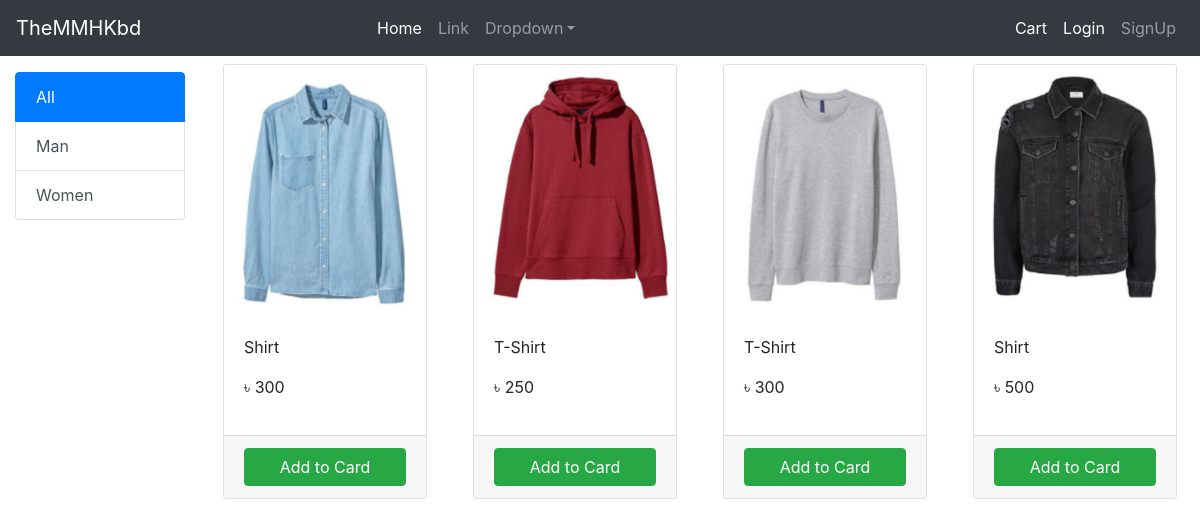
The page / on the database its author committed.
### store/models/category.py (models this page shows, shortened)
class Category(models.Model):
    name = models.CharField(max_length=25)
    @staticmethod
    def get_all_category():
        return Category.objects.all()

### store/models/product.py (models this page shows, shortened)
class Product(models.Model):
    name = models.CharField(max_length=50)
    price = models.IntegerField(default=0)
    description = models.TextField(max_length=500,null=True,blank=True)
    category = models.ForeignKey(Category,on_delete=models.CASCADE,default=1)
    image = models.ImageField(upload_to = 'products/')
    @staticmethod
    def get_all_products():
        return Product.objects.all()

### store/views.py (the view, shortened to what this page needs)
# urls.py: path('',Index.as_view(),name='home'),
class Index(View):
    def get(self,request):
        cart = request.session.get('cart')
        if not cart:
            request.session['cart'] = {}
        products = None
        categories = Category.get_all_category()
        categoryID = request.GET.get('category')
        if categoryID:
            products = Product.get_all_products_by_categoryid(categoryID)
        else:
            products = Product.get_all_products()
        context = {
            'products':products,
            'categorys':categories
        }
        print('your are: ',request.session.get('customer'))
        return render(request,'index.html',context)

### store/templatetags/cart.py (called while the page is built)
@register.filter(name='is_in_cart')
def is_in_cart(product,cart):
    keys = cart.keys()
    for id in keys:
        if int(id) == product.id:
            return True
    return False

@register.filter(name='currency')
def currency(number):
    return "৳ "+str(number)

### templates/index.html (shortened to what this page needs)
{% extends 'base.html' %}
{% block content %}
{% load cart %}
<div class="container-fluid">
    <div class="row">
        <div class="col-lg-2 mt-3 mx-auto">
            <div class="list-group">
                <a href="/" class="list-group-item list-group-item-action active">All</a>
                {% for category in categorys %}
                <a href="/?category={{category.id}}"
                    class="list-group-item list-group-item-action">{{ category.name }}</a>
                {% endfor %}
            </div>
        </div>
        <div class="col-lg-10 mx-auto">
            <div class="row">
                {% for product in products %}
                <div class="col-md-3" id = {{product.id}}>
                    <div class="card m-2">
                        <img src="{{ product.image.url }}" alt="" height="250px" width="250px" class="card-img-top">
                        <div class="card-body">
                            <p>{{product.name}}</p>
                            <p>{{product.price|currency}}</p>
                        </div>
                        <div class="card-footer no-gutters">
                            {% if product|is_in_cart:request.session.cart %}
                            <div class="row">
                                <form action="/#{{product.id}}" class="col-3 p-0 btn btn-block btn-success" method="post">
                                    {% csrf_token %}
                                    <input type="text" hidden name="productid" value="{{product.id}}" id="">
                                    <input type="text" hidden name="remove" value="True" id="">
                                    <input type="submit" class='m-0 btn btn-success  btn-block ' value="-">
                                </form>
                                <div class="border text-center col">{{product|cart_quantity:request.session.cart}} in cart</div>
                                <form action="/#{{product.id}}" class="col-3 p-0 btn btn-block btn-success" method="post">
                                    {% csrf_token %}
                                    <input type="text" hidden name="productid" value="{{product.id}}" id="">
                                    <input type="submit" class='btn btn-success  btn-block ' value="+">
                                </form>
                            </div>
                            {% else %}
                            <form action="/#{{product.id}}" class="btn-block" method="post">
                                <input type="submit" class='btn btn-success  btn-block ' value="Add to Card">
                            </form>
                            {% endif %}
                        </div>
                    </div>
                </div>
                {% endfor %}
            </div>
        </div>
    </div>
</div>
{% endblock %}

### templates/base.html (shortened to what this page needs)
<!doctype html>
<html lang="en">
  <head>
    <link rel="stylesheet" href="https://stackpath.bootstrapcdn.com/bootstrap/4.3.1/css/bootstrap.min.css">
  </head>
  <body>
<nav class="navbar navbar-expand-sm navbar-dark bg-dark">
    <a class="navbar-brand" href="/">TheMMHKbd</a>
    <div class="collapse navbar-collapse" id="collapsibleNavId">
        <ul class="navbar-nav m-auto mt-2 mt-lg-0">
            <li class="nav-item active">
                <a class="nav-link" href="#">Home <span class="sr-only">(current)</span></a>
            </li>
            <li class="nav-item">
                <a class="nav-link" href="#">Link</a>
            </li>
            <li class="nav-item dropdown">
                <a class="nav-link dropdown-toggle" href="#" id="dropdownId" data-toggle="dropdown" aria-haspopup="true" aria-expanded="false">Dropdown</a>
            </li>
        </ul>
        <ul class="navbar-nav ml-auto mt-2 mt-lg-0">
            {% if request.session.customer %}
            <li class="nav-item active">
                <a class="nav-link" href="/cart">Cart
                    {% if request.session.cart %}
                    <small class="badge badge-info"> {{request.session.cart.keys|length}} </small>
                    {% else %}
                    <small class="badge badge-info"> 0 </small>
                    {% endif %}
                     <span class="sr-only">(current)</span></a>
            </li>
            <li class="nav-item active">
                <a class="nav-link" href="/order">Orders <span class="sr-only">(current)</span></a>
            </li>
            <li class="nav-item dropdown">
                <a class="nav-link dropdown-toggle" href="#" id="dropdownId" data-toggle="dropdown" aria-haspopup="true" aria-expanded="false">Account</a>
                <div class="dropdown-menu" aria-labelledby="dropdownId">
                    <a class="dropdown-item" href="#">Profile</a>
                    <a class="dropdown-item" href="/logout">Logout</a>
                </div>
            </li>
            {% else %}
            <li class="nav-item active">
                <a class="nav-link" href="/cart">Cart <span class="sr-only">(current)</span></a>
            </li>
            <li class="nav-item active">
                <a class="nav-link" href="/login">Login <span class="sr-only">(current)</span></a>
            </li>
            <li class="nav-item">
                <a class="nav-link" href="/signup">SignUp</a>
            </li>
            {% endif %}
        </ul>
    </div>
</nav>
{% block content %}
{% endblock %}
  </body>
</html>

### rows shown on the page
Category: name "Man"
Category: name "Women"
Product: image (picture), name "Shirt", price "৳ 300"
Product: image (picture), name "T-Shirt", price "৳ 250"
Product: image (picture), name "T-Shirt", price "৳ 300"
Product: image (picture), name "Shirt", price "৳ 500"
